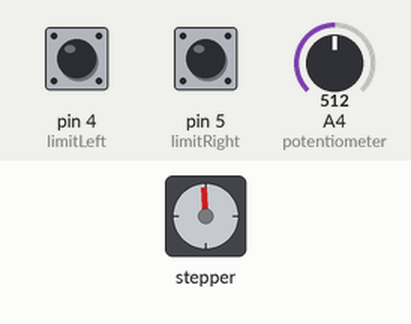
A sketch run on a simulated Arduino Uno, built with avr-gcc and run on an emulated ATmega328P. Shown: stepper motor. Wiring (inferred from the names in the program): stepper motor driver (200 steps per turn assumed): step pin 2; direction pin 3. The test bench sets the inputs (shaded band); at power-on: A4 (potentiometer) = 512, pin 5 (limitRight) LOW, pin 4 (limitLeft) LOW.

Above: at 1.9 s.
2.0 s: A4 (potentiometer) set to 122
At 6.23 s:
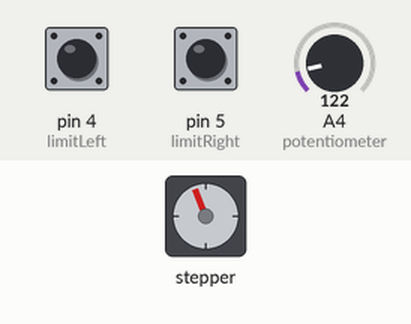
6.3 s: A4 (potentiometer) set to 0
At 8.54 s:
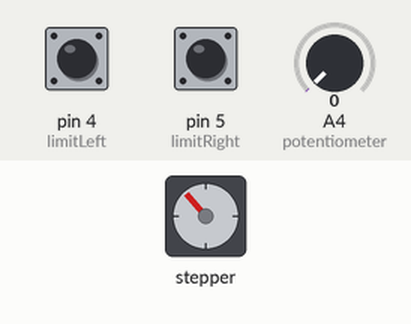
10.5 s: pin 5 (limitRight) pulled HIGH for 1.35 s
16.1 s: pin 4 (limitLeft) pulled HIGH for 1.35 s
21.7 s: pin 5 (limitRight) pulled HIGH for 1.35 s
27.3 s: pin 4 (limitLeft) pulled HIGH for 1.35 s
At 33.17 s:
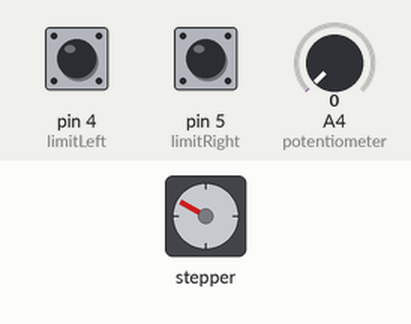
Timing chart, 0 to 36.9 s (numbered marks = the images above; inputs shaded):
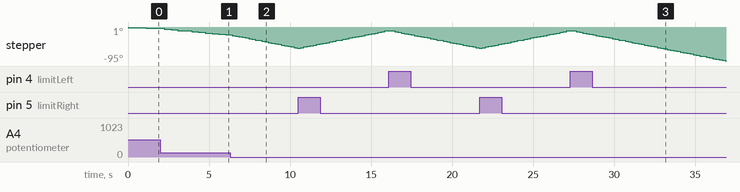

The sketch:

Slider_controller.ino
```cpp
// (licence header left out)
// Defines pins numbers
const int stepPin = 2;
const int dirPin = 3;
const int limitLeft = 4;        //for limit switch on one side of the slider
const int limitRight = 5;       //for other side limit switch
long customDelay, customDelayMapped; // Defines variables for mapping delays set using potentiometer

void setup()
{
  // Sets the two pins as Outputs
  pinMode(stepPin, OUTPUT);
  pinMode(dirPin, OUTPUT);
  pinMode(limitLeft, INPUT);
  pinMode(limitRight, INPUT);
  digitalWrite(limitLeft, LOW);
  digitalWrite(limitRight, LOW);
  digitalWrite(dirPin, LOW); //Movement towards right direction by default
  Serial.begin(9600);
}
void loop()
{
  setDirection();
  customDelayMapped = speedUp(); // Gets custom delay values from the custom speedUp function
  // Makes pules with custom delay, depending on the Potentiometer, from which the speed of the motor depends
  digitalWrite(stepPin, HIGH);
  delay(customDelayMapped);
  digitalWrite(stepPin, LOW);
  delay(customDelayMapped);
}
// Function for reading the Potentiometer
int speedUp()
{
  int customDelay = analogRead(A4); // Reads the potentiometer
  long newCustom = map(customDelay, 0, 1023, 100, 1023 ); // Converts the read values of the potentiometer from 0 to 1023 into desired delay values (100 to 1023)
  return newCustom;
}
//Setting direction and limit switches
void setDirection()
{
  if (digitalRead(limitLeft) == HIGH)
  {
    digitalWrite(dirPin, LOW);                 // Right
  }
  if (digitalRead(limitRight) == HIGH)
  {
    digitalWrite(dirPin, HIGH);                 // Left
  }
}
```
